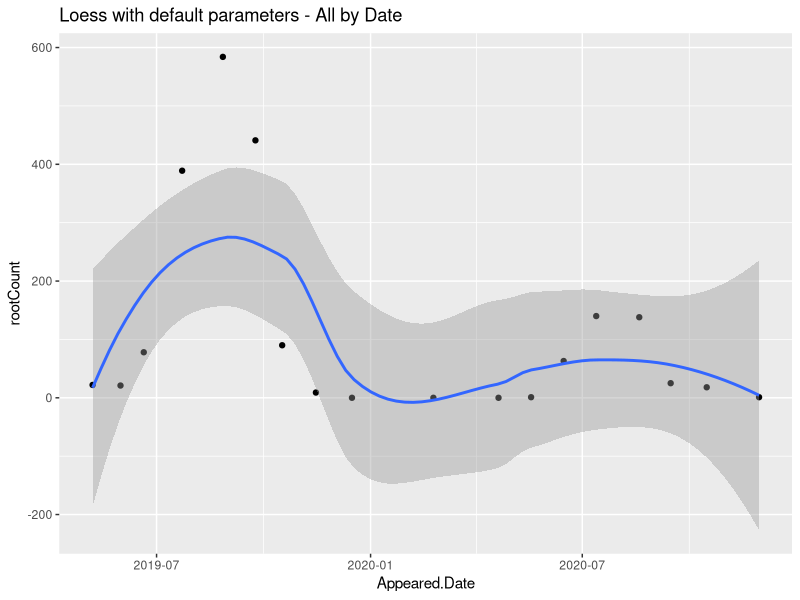
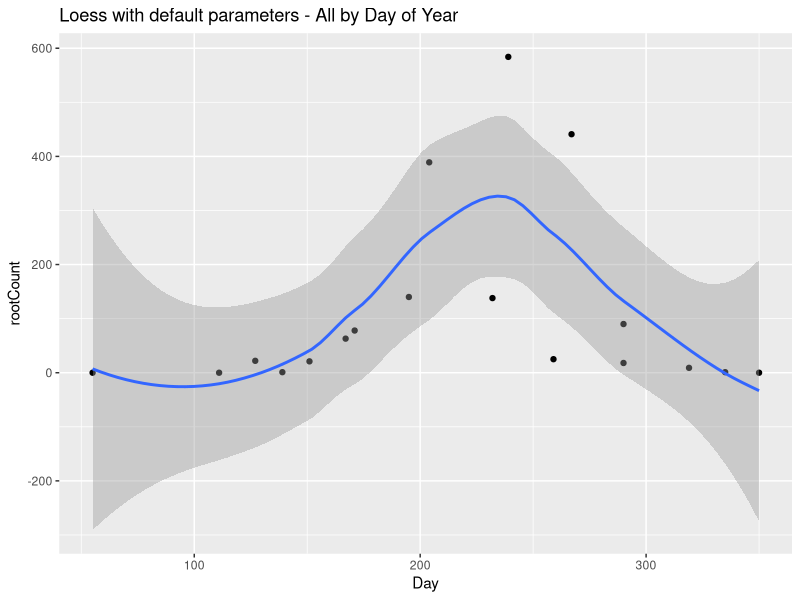
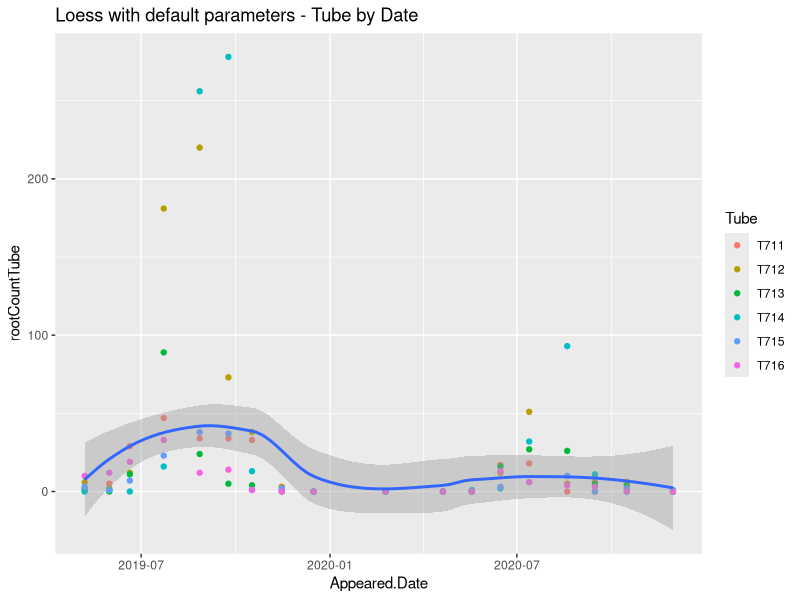
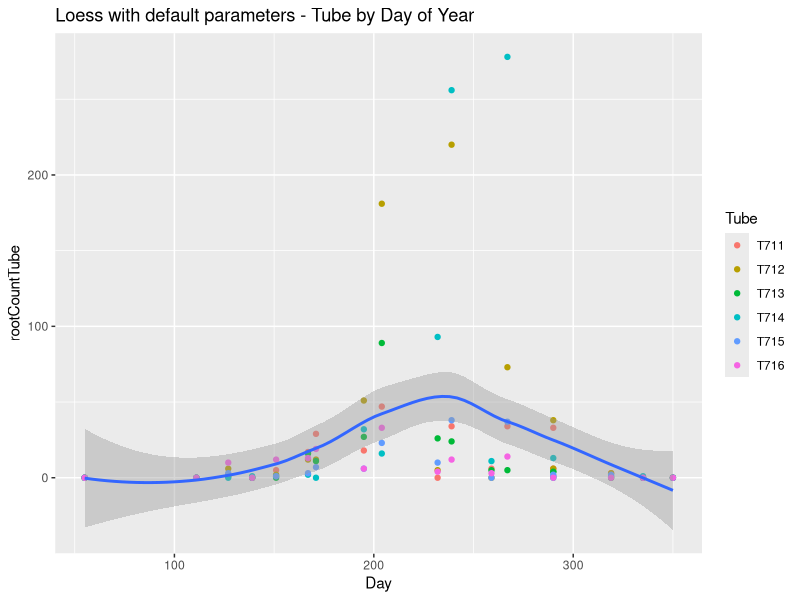
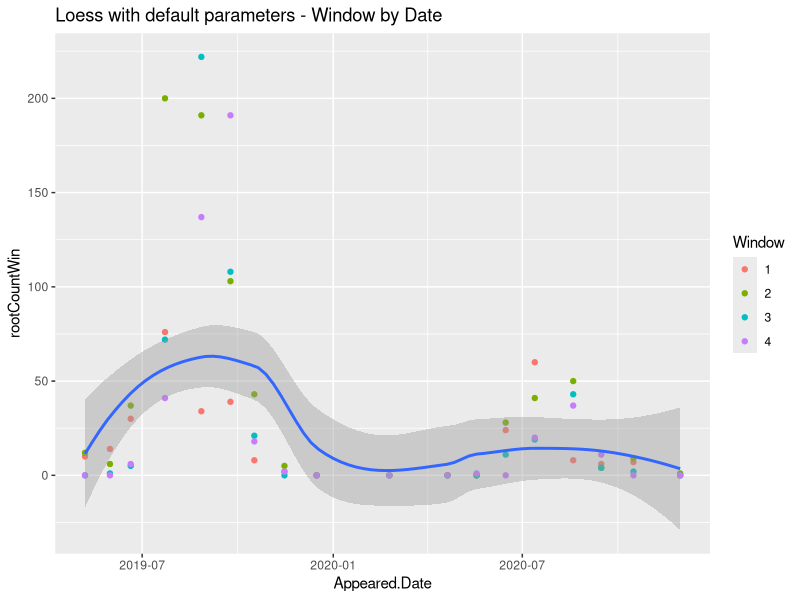
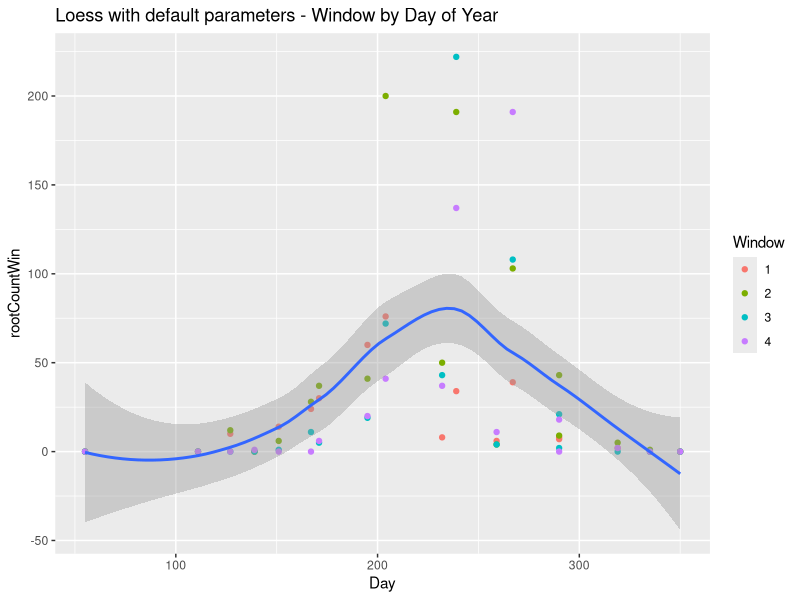
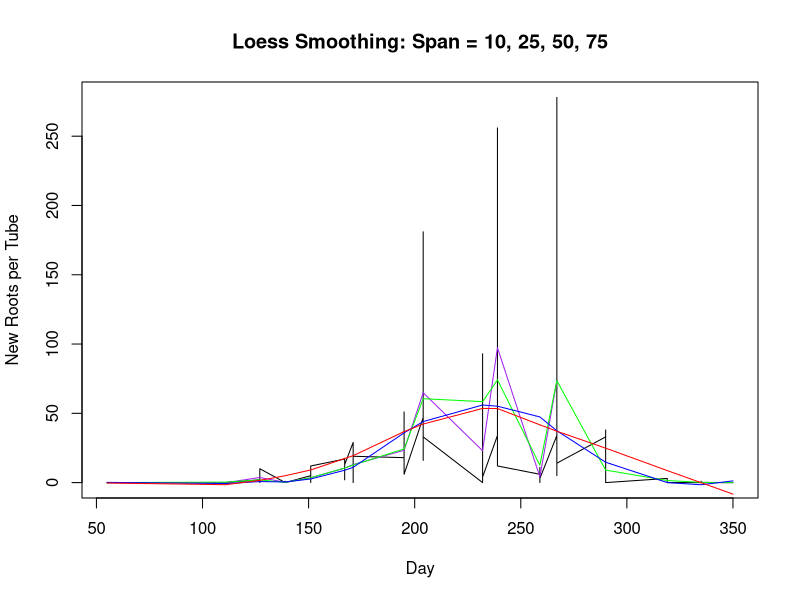
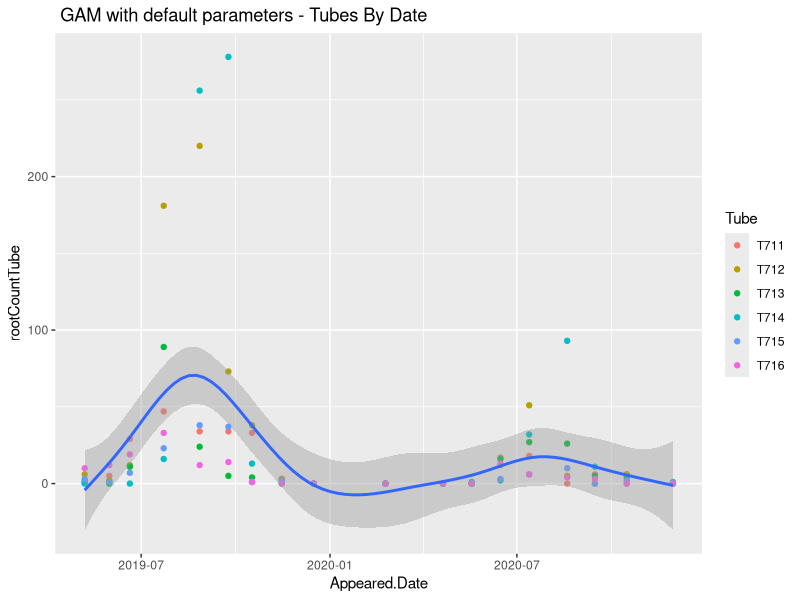

Here is the R script that generated these plots, in order:
#Script for Analysis of Root Growth 2019- 2020
# Goal explore GAM for modeling data
# Start:December 28, 2021
# Veta Bonnewell
# 2021-12-28:10-12am mostly R review - Morton time 1 hr -Set up project, start script review raw data types
# 2021-12-29  5-6:30 R review using Haley Wickam's online book- r4ds.had.co.nz  Morton 10pm -1 am read data, check values
# 2021-12-30  ?  review raw data with excel
# 2022-01-04  4:30-6:30
# 2022-01-05  7:00- 8:00   #code for finding RootID for same date, all instances of that Tube, RootID
# 2022-01-06  11:00-12:00  #code for finding RootID for same date in different windows for that date only
# 2022-01-13  11-3:00      #code to geom_smooth of New_RootsByDate, Window, Plots
#                            code to filter out data from observation 1
# 2022-01-20  10-1:30 Install git(remote repo), setup GitHub (origin repo), connect 
#               include setup commend in comments below for parts that may need to do when setup Windows PC
#               2-4  edit script
#                ? cannot commit, find email from github security violation PAT in comment        
#               10-1:30 email, script edit - remove PAT, compare span for Tube Residual Standard Error
#2022-01-26   3 pm - 5pm Review input parameters and output values from optim() for loess() and add comments
#                 optim() did not return an optimal value, for minimizing SSE
#                 plot with  span values 0.1-1.0 for loess() and confirm Residual Standard Error increases with span.
#2022-01-26   12-2pm try to create function for plots, long time n find how to print/write
#                 Add titles to plots, correct plot filename, title, order in docx, 
#                 review loess pages, conclude not useful for stats
#              (2 hrs my time) all bookmarks on desktop in separate docx
#              11pm-12 pm update google docs and email Luke
#2022-02-02    2 hrs listen to Gavin course and take notes ( not recorded as vol hours)
#               6-7pm  source for RootID check, not needed for analysis
#              
#ToDo: Noam/Gavin courses for next step? or Fridley?
#  Move Data check code to separate source script, check sourcing and comment out source statement
#  Commit,
#  Same for date, day, window curves
#  Commit, push
#  Add gam plot default function and use for gam plots
#  Commit
#  Add arg for varying gam plots to plotting function?
#

### Open issues for VB
###
###2022-01-13
###  1. Ask Luke about why no Jan again?
###
###  2. Ask Newton about RootID scheme, branches receive new id?
###      Use excel filter to examine number of entries for a root and values for all vars:
### 3. RootID+WindowId+Tube are unique,
###      i.e same Multiple RootID on same date in multiple windows does not mean same root
###     If root extends from one window to another will be counted as 2 roots
###        
###  3. Units: mm or mm*10??  
###
###  4. When plot TubeIDs by Window see 2 bands in some windows, branches? Not important just curious

###2022-01-20
###  1. Use git so can frequently save annotated intermediate code, IDE to see
###  2. Google docs can save version, less granular?
###  3. Should not compare Residual Standard Errors from different datasets
###      i.e only for different models on same data set
### End issues for VB
##
######Start Git/github setup
#### Future: Windows only
#library(installR)
#updateR()  # checks if current is latest, if not asks if want to update
#
#install.packages(usethis)
#library(usethis)
#use_git_config (user.name = "Veta Bonnewell", user.email = "vbonnewell@yahoo.com")
# in terminal, check results
#git config --global --list
#
# help on setting up default editor for git
#VB skip for now
# https://swcarpentry.github.io/git-novice/02-setup/
#usethis::git_default_branch_configure()
#
#  Get Personal Access Token for Rstudio to access GitHub repository
#  usethis::create_github_token()
#    Copy token  (send email to gmail with token to save)
#   gitcreds::gitcreds_set()
#   Paste token
#  On windows install/setup git, connect Rstudio, clone repository to PC
######End Git/github setup


library(tidyverse)
library(readr)
library(ggplot2)
counts_roots_data  <- read_csv("Data/QUBI-E_counts.csv", na=c("NA", "-", NA))# Converts "NA", "-" to NAs
#summary(counts_roots_data)
head(counts_roots_data)
#spec(counts_roots_data)

raw_roots_data  <- read_csv("Data/QUBI-E_raw.csv", na=c("NA", "-", NA),
                            col_types= cols(
                              Plot= col_character(),
                              Tube = col_character(),  
                              Window = col_factor( ordered=TRUE, include_na = TRUE), # "1" "2" "3" "4"
                              RootID = col_double(),      # 235 roots do not have RootID or data, i.e. NA, 
                              Appeared = col_double(),    # Observation number
                              Appeared.Date = col_date(), # "yyyy-mm-dd"
                              Died = col_double(),        # Observation number
                              Died.Date  = col_date(),    # "yyyy-mm-dd"
                              Initial.Status = col_factor(include_na = TRUE), #"LIVING"     "EMTIPS"     "NOROOTS"    "RHIZOMORPH"
                              Final.Status = col_factor(include_na = TRUE),   # "LIVING"     "EMTIPS"     "NOROOTS"    "RHIZOMORPH"
                                                                              #"DEAD"  "EMTIPSDEAD"      "DEAD CENSORED"   "RHIZOMORPH DEAD"
                              Lifespan = col_double(),    # Days?
                              Maximum.Length =  col_double(),  # mm? QU.counts has length / 10?
                              Maximum.Diameter = col_double(), # mm?
                              Year =col_factor(ordered=TRUE),                      # Year only of observation date
                              Month = col_factor(levels = c("2","3", "4", "5", "6",  "7",  "8",  "9", "10", "11", "12"),
                                                 ordered=TRUE, include_na = TRUE ),# Month only of observation date
                              Day = col_double())                                  # Day of year of observation date
)
############ Data Definitio
# Plot chr  
# Tube chr  -> integer/factor  - Multiple tubes per tree
# Window chr?  factor?          Up to 4 windows from 1-4 with increasing depth
# RootID chr  integer           Unique to tube/window
# Appeared (observation number) integer
# Appeared Date -  date first recorded
# Died  chr (observation number?)  need to add na=c("-", NA), cast to integer
# Died.Date date first missing - need to add na=c("-", NA), cast to date
# Initial.Status chr values = LIVING, NOROOTS
# Lifespan  days alive?
# Maximum.Length, mm?  initial length or mximimum length from all observations
# Maximum.Diameter, mm?   "
# Year - year appeared
# Month - month appeared 
# Day - day of year appeared

summarise(raw_roots_data,count=n(), rootCountNoNA=sum(!is.na(RootID)))

#Total count is 2851
summary(raw_roots_data)              #Check for NAs - Find 235 are rows with no RootID or data
summary(raw_roots_data$Month)        # Shows factor is ordered

#For additional viewing of structure of raw data use following script
# Note that sourcing the script does not send output to console.
# Need to open script and run from that tab to get output
# source("Scripts/Check-Raw-Data.R")
#IGNORE sourcing for now

# Depends on raw_roots_data being the data read from the raw data file
head(raw_roots_data)
spec(raw_roots_data)

#Find out the values for categorical variables, also available from Summary()
levels(raw_roots_data$Window)
levels(raw_roots_data$Initial.Status) 
levels(raw_roots_data$Final.Status)
levels(raw_roots_data$Year)
levels(raw_roots_data$Month)

#See that there are a large number of NAs, how many root are there really?
summarise(raw_roots_data,count=n(), rootCountNoNA=sum(!is.na(RootID)))

#Total count is 2851
summary(raw_roots_data)              #Check for NAs - Find 235 are rows with no RootID or data
summary(raw_roots_data$Month)        # Shows factor is ordered
#raw_roots_data %>%     #Test  summarise
#group_by(Appeared, Appeared.Date) %>%
#summary()
#summarise(count=n(), minimum_RootID= min(RootID,na.rm=TRUE), maximum_RootID= max(RootID,na.rm=TRUE))

# source("Scripts/RootID_Check.R", echo = TRUE) #Code which checked for duplicate RootIDs, result RootID unique to Plot/Tube/Window

################################################################################################################
# Create data for each observation date
# rootCountNA  - count of roots for observation with NO ROOTS rows deleted
# rootCount - excluding NAs  -USE THIS
# totalLengthmm - sum of (maximum) lengths of each root ? units mm or 10* mm?
# 

New_RootsByDate<- raw_roots_data %>%
  group_by(Appeared, Appeared.Date,Year, Month, Day) %>%  #These variables should have same value for each Observtion date
  summarise(rootCountNA=n(), rootCount=sum(!is.na(RootID)), 
            totalLengthmm = sum(Maximum.Length, na.rm=TRUE))

#Plot of counts per tube vs time (all windows combined)
New_RootsByTube_NoObs1<- raw_roots_data %>%
  filter(Appeared > 1) %>%
  group_by(Appeared, Appeared.Date,Year, Month, Day,Tube) %>%  
  summarise(rootCountTubeNA=n(), rootCountTube=sum(!is.na(RootID)), 
            totalLengthmm = sum(Maximum.Length, na.rm=TRUE))

summary(New_RootsByTube_NoObs1)  #Use to check data is as expected

# To increase number of samples, use counts per tube, and counts per window
# Plot of counts per window vs time (all tubes combined)

New_RootsByWindow_NoObs1<- raw_roots_data %>%
  filter(Appeared > 1) %>%                                        # Remove first obs.
  group_by(Appeared, Appeared.Date,Year, Month, Day, Window) %>%  #These variables should have same value for each Observtion date
  summarise(rootCountWinNA=n(), rootCountWin=sum(!is.na(RootID)), 
            totalLengthmm = sum(Maximum.Length, na.rm=TRUE))

summary(New_RootsByWindow_NoObs1)  #Use to check data is as expected

### plots of roots for plots, tubes, windows using geom_smooth with default loess

#Root count for  plot
#Remove data for first observation since it is actually comulative from trees past growth
#plot new roots over entire time interval 2019 & 2020
jpeg("Analysis/Images/New_roots_Entire_Interval")
New_RootsByDate_Nrows =nrow(New_RootsByDate)
ggplot(data=New_RootsByDate[2:New_RootsByDate_Nrows,], mapping =aes(x =Appeared.Date,  y=rootCount)) +
  geom_point() +
  geom_smooth()+
  ggtitle("Loess with default parameters - All by Date")
dev.off()

#plot new roots timespan 1 year, i.e. overlay years
jpeg("Analysis/Images/New_roots_Annual")
ggplot(data=New_RootsByDate[2:New_RootsByDate_Nrows,], mapping =aes(x =Day,  y=rootCount)) +
  #geom_point(mapping = aes(color=Window )) +
  geom_point() +
  geom_smooth()+
  ggtitle("Loess with default parameters - All by Day of Year")
dev.off()

### Start Plots for Tubes

jpeg("Analysis/Images/New_roots_Entire_Interval-Tube")
ggplot(data=New_RootsByTube_NoObs1, mapping =aes(x =Appeared.Date,  y=rootCountTube)) +
  geom_point(mapping = aes(color=Tube )) +
  geom_smooth()+
  ggtitle("Loess with default parameters - Tube by Date")
dev.off()

jpeg("Analysis/Images/New_roots_Annual_Tube")
ggplot(data=New_RootsByTube_NoObs1, mapping =aes(x =Day,  y=rootCountTube)) +
  geom_point(mapping = aes(color=Tube )) +
  geom_smooth() +
  ggtitle("Loess with default parameters - Tube by Day of Year")
dev.off()
### End Plots for Tubes

####  Start Plots for Windows
# To increase number of samples, use counts per tube, and counts per window
# Plot of counts per window vs time (all tubes combined)

jpeg("Analysis/Images/New_roots_Entire_Interval-Window")
ggplot(data=New_RootsByWindow_NoObs1, mapping =aes(x =Appeared.Date,  y=rootCountWin)) +
  geom_point(mapping = aes(color=Window )) +
  geom_smooth()+
  ggtitle("Loess with default parameters - Window by Date")
dev.off()

jpeg("Analysis/Images/New_roots_Annual-Window")
ggplot(data=New_RootsByWindow_NoObs1, mapping =aes(x =Day,  y=rootCountWin)) +
  geom_point(mapping = aes(color=Window )) +
  geom_smooth()+
  ggtitle("Loess with default parameters - Window by Day of Year")
dev.off()
####  End Plots for Windows

### Start analysis of curves using default Loess with varying span values
# Look at effect of different span values, code from
# http://r-statistics.co/Loess-Regression-With-R.html

#Test on Tube data since more data points
New_RootsByTube_NoObs1_OrderDay<- New_RootsByTube_NoObs1 %>%
  ungroup() %>%
  arrange(Day)

loess75Default <- loess(rootCountTube ~ Day, data = New_RootsByTube_NoObs1_OrderDay)
#Number of Observations: 108 
#Equivalent Number of Parameters: 4.55 
######Residual Standard Error: 42.56 
#Default span = 0.75, degree = 2

#Same for Dates
# data=New_RootsByDate[2:New_RootsByDate_Nrows,], mapping =aes(x =Day,  y=rootCount
New_RootsByDate_NoObs1_OrderDay<-New_RootsByDate[2:New_RootsByDate_Nrows,] %>%
  ungroup() %>%
  arrange(Day)

loessMod75_Date <- loess(rootCount ~ Day, data = New_RootsByDate_NoObs1_OrderDay)
#Number of Observations: 18 
#Equivalent Number of Parameters: 4.85 
####  Residual Standard Error: 142.6   # Much larger than by Tube obove, 
####  Is this faulty conclusion since range is different!!!
####                                   # Only valid for comparisons of models for same data???
#Default span = 0.75, degree = 2
#sum(loessMod75_Date$residuals, na.rm = T)  #[1] -126.4533
#sum(loessMod75_Date$residuals, na.rm = T)^2  # 15990.43

#https://www.statology.org/how-to-interpret-residual-standard-error/
#  Residual Standard Error = square root of (sum of y-_observed - y_predicted)^2/df)
#  df =The degrees of freedom, calculated as the total number of observations – total number of model parameters.
#
# Define loess models
loessMod10 <- loess(rootCountTube ~ Day, data = New_RootsByTube_NoObs1_OrderDay,span=0.10) # 10% smoothing span)
loessMod25 <- loess(rootCountTube ~ Day, data = New_RootsByTube_NoObs1_OrderDay,span=0.25) # 25% smoothing span)
loessMod50 <- loess(rootCountTube ~ Day, data = New_RootsByTube_NoObs1_OrderDay,span=0.50) # 50% smoothing span)
loessMod75 <- loess(rootCountTube ~ Day, data = New_RootsByTube_NoObs1_OrderDay,span=0.75) # 75% smoothing span)

#Results below copied from console window
#loess(rootCountTube ~ Day, data = New_RootsByTube_NoObs1_OrderDay, span = .75)
#Number of Observations: 108 
#Equivalent Number of Parameters: 4.55 
######Residual Standard Error: 42.56 
#Default span = 0.75, degree = 2

#loess(formula = rootCountTube ~ Day, data = New_RootsByTube_NoObs1_OrderDay, span = 0.5)
#Number of Observations: 108 
#Equivalent Number of Parameters: 7.05 
#Residual Standard Error: 42.98

#loess(rootCountTube ~ Day, data = New_RootsByTube_NoObs1_OrderDay,span=0.30)
#Number of Observations: 108 
#Equivalent Number of Parameters: 10.59 
#Residual Standard Error: 42.78 

options(digits=2)
for(i in seq(from=0.2, to=1.0, by=0.1)){
  lmod <- loess(rootCountTube ~ Day, data = New_RootsByTube_NoObs1_OrderDay, span = i)
  print( paste("i  =", i, ",  Obs = ", lmod$n, ",  Residual Standard Error = ", lmod$s))
}

# Following SSE do not include degrees of freedom
loessMod10_SSE <- sum(loessMod10$residuals^2, na.rm = T)  #  3.828922e-25
loessMod25_SSE <- sum(loessMod25$residuals^2, na.rm = T)  #  8758.039
loessMod75_SSE <- sum(loessMod75$residuals^2, na.rm = T)  #  29895.84


# get smoothed output
smoothed10 <- predict(loessMod10) 
smoothed25 <- predict(loessMod25)
smoothed50 <- predict(loessMod50)
smoothed75 <- predict(loessMod75)

# Plot it (original has colors defined, not on Mac??)
jpeg("Analysis/Images/New_roots_TubeDay-LoessSpan10-25-50-75")
plot(New_RootsByTube_NoObs1_OrderDay$rootCountTube, 
     x=New_RootsByTube_NoObs1_OrderDay$Day, 
     type="l", 
     main="Loess Smoothing: Span = 10, 25, 50, 75", 
     xlab="Day", ylab="New Roots per Tube")
lines(smoothed10, x=New_RootsByTube_NoObs1_OrderDay$Day, col="purple")
lines(smoothed25, x=New_RootsByTube_NoObs1_OrderDay$Day, col="green")
lines(smoothed50, x=New_RootsByTube_NoObs1_OrderDay$Day, col="blue")
lines(smoothed75, x=New_RootsByTube_NoObs1_OrderDay$Day, col="red")  #Note this same as geom_smooth
dev.off()

### Start optim() with loess
#The following optimization does not work 
#Using function from http://r-statistics.co/Loess-Regression-With-R.html
#Find optimal span
loessMod <- try(loess(rootCountTube ~ Day, data = New_RootsByTube_NoObs1_OrderDay, span=0.5))
res <- try(loessMod$residuals)
# define function that returns the SSE
calcSSE <- function(x){
  loessMod <- try(loess(rootCountTube ~ Day, data = New_RootsByTube_NoObs1_OrderDay, span=x), silent=T)
  res <- try(loessMod$residuals, silent=T)
  if(class(res)!="try-error"){
    if((sum(res, na.rm=T) > 0)){
      sse <- sum(res^2)  
    }
  }else{
    sse <- 99999
  }
  return(sse)
}

# Run optim to find span that gives minimum sum of squared errors, SSE, starting at 0.5
#           VB - method="SANN", function to generate new candidate point is "default Gaussian Markov Kerne"
#              
#optim(par=c(0.5), calcSSE, method="SANN")
#E, starting at 0.5
# optim(par=c(0.5), calcSSE, method="SANN")
#  Output:  Definition of return values is from help for optim()
#$par   The best set of parameters found.  VB: neg value not valid?
#[1] -0.1035813
#$value  The value of fn corresponding to par, from function code above, 99999 is error, returned when Snn reqhed default of 10000 calls 
#[1] 99999
#$counts
## Number of calls to function  and Number of calls to gradient 
#           10000                             NA 
#$convergence  	An integer code. 0 indicates successful completion (which is always the case for "SANN" and "Brent"). 
#[1] 0
#$message A character string giving any additional information returned by the optimizer, or NULL.
#NULL
#VB comment 1/20/22: I don't think that a negative value of par is valid. Check values .10,.25, .75 
# see above that SSE becomes very large
### End optim() with loess
### End analysis of curves using default Loess with varying span values

#### Start Use GAM method for smoothing
# https://ggplot2.tidyverse.org/reference/geom_smooth.html
#   method = "gam", formula = y ~ s(x, bs = "cs")

# By Tube
summary(New_RootsByTube_NoObs1)  #Use to check data is as expected

jpeg("Analysis/Images/GAM-New_roots_Entire_Interval-Tube")
ggplot(data=New_RootsByTube_NoObs1, mapping =aes(x =Appeared.Date,  y=rootCountTube)) +
  geom_point(mapping = aes(color=Tube )) +
  geom_smooth(method = "gam", formula = y ~ s(x, bs = "cs"))+
  ggtitle(" GAM with default parameters - Tubes By Date")
dev.off()

jpeg("Analysis/Images/GAM-New_roots_Annual_Tube")
ggplot(data=New_RootsByTube_NoObs1, mapping =aes(x =Day,  y=rootCountTube)) +
  geom_point(mapping = aes(color=Tube )) +
  geom_smooth(method = "gam", formula = y ~ s(x, bs = "cs")) +
  ggtitle(" GAM with default parameters - Tubes By Day of Year")
dev.off()

# By Date/Observation 

summary(New_RootsByDate)  #Use to check data is as expected

jpeg("Analysis/Images/GAM-New_roots_Entire_Interval")
New_RootsByDate_Nrows =nrow(New_RootsByDate)
ggplot(data=New_RootsByDate[2:New_RootsByDate_Nrows,], mapping =aes(x =Appeared.Date,  y=rootCount)) +
  geom_point() +
  geom_smooth(method = "gam", formula = y ~ s(x, bs = "cs")) +
  ggtitle(" GAM with default parameters - All By Date")
dev.off()

jpeg("Analysis/Images/GAM-New_roots_Annual")
ggplot(data=New_RootsByDate[2:New_RootsByDate_Nrows,], mapping =aes(x =Day,  y=rootCount)) +
  #geom_point(mapping = aes(color=Window )) +
  geom_point() +
  geom_smooth(method = "gam", formula = y ~ s(x, bs = "cs")) +
  ggtitle(" GAM with default parameters - All By Day of Year")
dev.off()




####### Ignore the following for now
# #####Recreate the "QUBI-E.counts" data
# New_Roots<- raw_roots_data %>%
#   group_by(Appeared, Appeared.Date,Year, Month, Day) %>%  #These variables should have same value for each Observtion date
#   summarise(rootCountNA=n(), rootCount=sum(!is.na(RootID)), 
#             totalLengthmm = sum(Maximum.Length, na.rm=TRUE))
# 
# ##DaysTotal is Days since Jan. 1, 2019, will need to be adjusted as each year is added
# #   Need DaysTotal to calculate days between last date of one year and first of next
# New_Roots<-rename(New_Roots, DayOfYear = Day)
# New_Roots <- New_Roots %>% #DaysTotal is Days since Jan. 1, 2019
#   mutate(DaysTotal=ifelse(Year == 2020, DayOfYear + 365, DayOfYear) #Future adapt for Leap Year
#          )
# 
# New_Roots <-New_Roots %>% 
#   ungroup() %>% #Have to ungroup for lag to work
#   mutate(DaysBetween = DaysTotal - lag(DaysTotal, default = first(DaysTotal)),
#          RootsPerDay = rootCount/DaysBetween)
# 
# New_Roots_Nrow <- nrow(New_Roots) 
# New_Roots <-New_Roots[2:New_Roots_Nrow,] %>%
#   group_by(Year)%>%
#   mutate(MaxRoots = max(rootCountNA))
# 
# print(New_Roots,n=20,width = Inf)
# # Note 222-01-013 that rootCount matches mroot.... for QUBI-E except row 6, 582 vs 584
# # Examined my QUBI-E_raw file with excel and see no obvious rows to omit
# # Perhaps different versions of raw data?
# 






